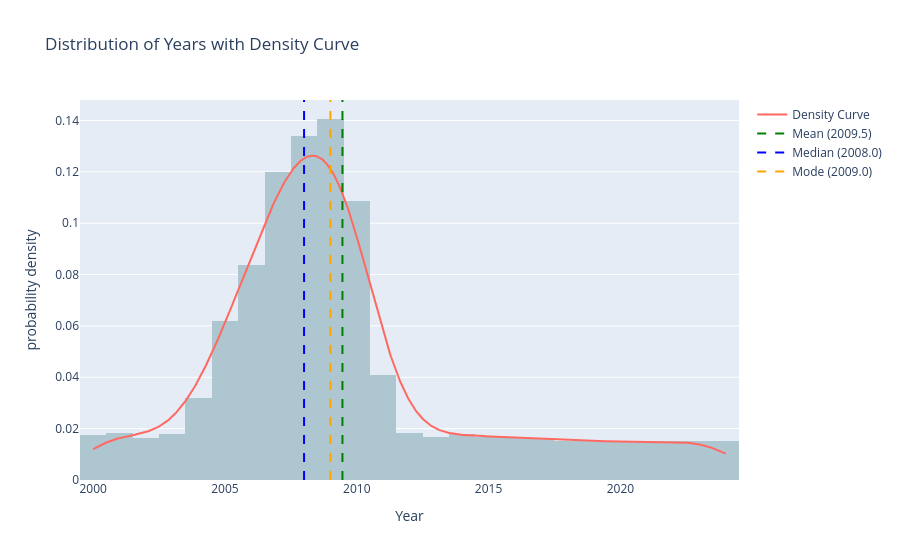

Notebook cell for this chart:
### Markdown cell above
This subsection explores the temporal coverage of the dataset by analysing the distribution of available year metadata. Records without a year value are excluded from this analysis.

A histogram with an overlaid density curve is used to illustrate how data points are distributed over time. Summary statistics, including the mean, median, and mode, are visualised to provide additional insight into the central tendency and temporal concentration of the dataset.

As show by the plot, the data is mostly from 2005-2010, peaking around 2008–2009. The mean, median, and mode are close, showing that the data is well-centred in that period, with fewer records in earlier and later years. This means the dataset is temporally imbalanced and mainly reflects the late 2000s.

### Code cell
data = final_rag_dataset.dropna(subset=["year"])
years = data["year"].astype(int)

# Histogram
fig = px.histogram(
    data,
    x="year",
    nbins=30,
    histnorm="probability density",
    title="Distribution of Years with Density Curve",
    labels={"year": "Year"}
)


fig.update_traces(marker_color="#AEC6CF")

# KDE line
kde = gaussian_kde(years)
x = np.linspace(years.min(), years.max(), 1000)

fig.add_trace(
    go.Scatter(
        x=x,
        y=kde(x),
        mode="lines",
        name="Density Curve",
        line=dict(color="#FF6961", width=2)  # pastel pink
    )
)

# Adding mean, median, mode lines
stats = {
    "Mean": (years.mean(), "green"),
    "Median": (years.median(), "blue"),
    "Mode": (years.mode().iloc[0], "orange"),
}

for label, (value, color) in stats.items():
    fig.add_vline(
        x=value,
        line=dict(color=color, dash="dash"),
        name=f"{label} ({value:.1f})",
        showlegend=True
    )

fig.show()

### Figure 1 — Plotly figure (JSON) as saved in the notebook; plotly's stock layout.template omitted (floating-point values rounded to 4 significant figures; data arrays with more than 128 entries replaced by an {"elided": "..."} marker saying what was removed)
{"data": [{"bingroup": "x", "histnorm": "probability density", "hovertemplate": "Year=%{x}<br>probability density=%{y}<extra></extra>", "legendgroup": "", "marker": {"color": "#AEC6CF", "pattern": {"shape": ""}}, "name": "", "nbinsx": 30, "orientation": "v", "showlegend": false, "type": "histogram", "x": {"elided": "2127 mixed values"}, "xaxis": "x", "yaxis": "y"}, {"line": {"color": "#FF6961", "width": 2}, "mode": "lines", "name": "Density Curve", "type": "scatter", "x": {"elided": "1000 float values"}, "y": {"elided": "1000 float values"}}], "layout": {"barmode": "relative", "legend": {"tracegroupgap": 0}, "shapes": [{"line": {"color": "green", "dash": "dash"}, "name": "Mean (2009.5)", "showlegend": true, "type": "line", "x0": 2009.0, "x1": 2009.0, "xref": "x", "y0": 0, "y1": 1, "yref": "y domain"}, {"line": {"color": "blue", "dash": "dash"}, "name": "Median (2008.0)", "showlegend": true, "type": "line", "x0": 2008, "x1": 2008, "xref": "x", "y0": 0, "y1": 1, "yref": "y domain"}, {"line": {"color": "orange", "dash": "dash"}, "name": "Mode (2009.0)", "showlegend": true, "type": "line", "x0": 2009, "x1": 2009, "xref": "x", "y0": 0, "y1": 1, "yref": "y domain"}], "title": {"text": "Distribution of Years with Density Curve"}, "xaxis": {"anchor": "y", "domain": [0, 1], "title": {"text": "Year"}}, "yaxis": {"anchor": "x", "domain": [0, 1], "title": {"text": "probability density"}}}}
